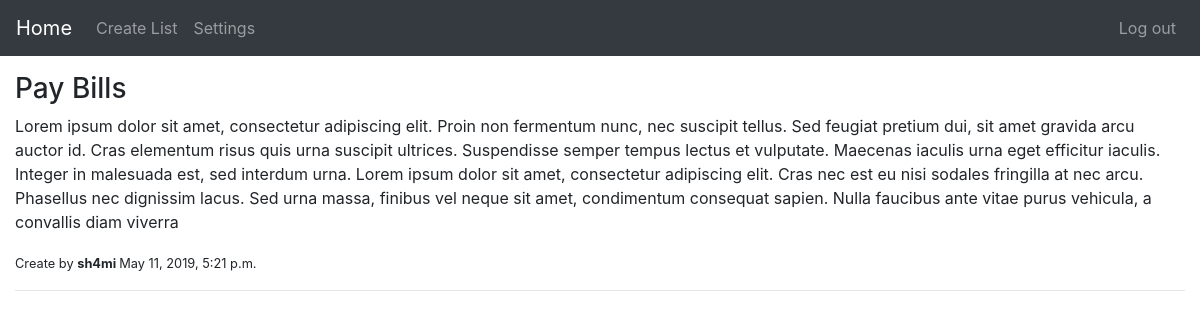
The app's page /task/19 (signed in) with its own data.
### main/models.py (models this page shows, shortened)
class Tasks(models.Model):
    PRIORITY_CHOICES = (
        ('1', 'High'),
        ('2', 'Average'),
        ('3', 'Low'),
    )
    user = models.ForeignKey(
        User, related_name='task_author', on_delete=models.CASCADE)
    lists = models.ForeignKey(
        Lists, related_name='list', on_delete=models.CASCADE)
    description = models.TextField(default='', blank=True)
    title = models.CharField(max_length=100, blank=True, default="")
    priority = models.CharField(
        max_length=1, choices=PRIORITY_CHOICES, default='2', blank=True)
    created_at = models.DateTimeField(auto_now_add=True)

### main/views.py (the view)
# urls.py: path('task/<int:pk>', TaskDetailView.as_view(), name='task_detail'),
class TaskDetailView(LoginRequiredMixin, DetailView):
    model = Tasks

### content/templates/main/tasks_detail.html
{% extends 'layouts/default/page.html' %}
{% load i18n %}
{% block content %}
<h3 class="title">{{ object.title }}</h3>
<p>{{ object.description }}</p>
<span class="font-weight-lighter small">Create by <b>{{object.user.username}}&nbsp;</b>{{ object.created_at }}</span>
<hr>
{% endblock %}

### records on screen
Tasks: title "Pay Bills", description "Lorem ipsum dolor sit amet, consectetur adipiscing elit. Proin non fermentum nunc, nec suscipit tellus. Sed feugiat pretium dui, sit amet gravida arcu auctor id. Cras elementum risus quis urna suscipit ultrices. Suspendisse semper tempus lectus et vulputate. Maecenas iaculis urna eget efficitur iaculis. Integer in malesuada est, sed interdum urna. Lorem ipsum dolor sit amet, consectetur adipiscing elit. Cras nec est eu nisi sodales fringilla at nec arcu. Phasellus nec dignissim lacus. Sed urna massa, finibus vel neque sit amet, condimentum consequat sapien. Nulla faucibus ante vitae purus vehicula, a convallis diam viverra", user.username "sh4mi", created_at "May 11, 2019, 5:21 p.m."
